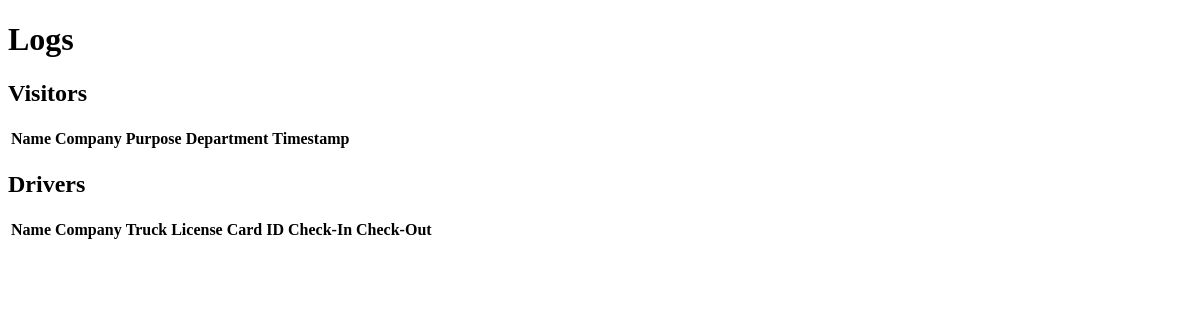
Page /logs on the earlier database version.
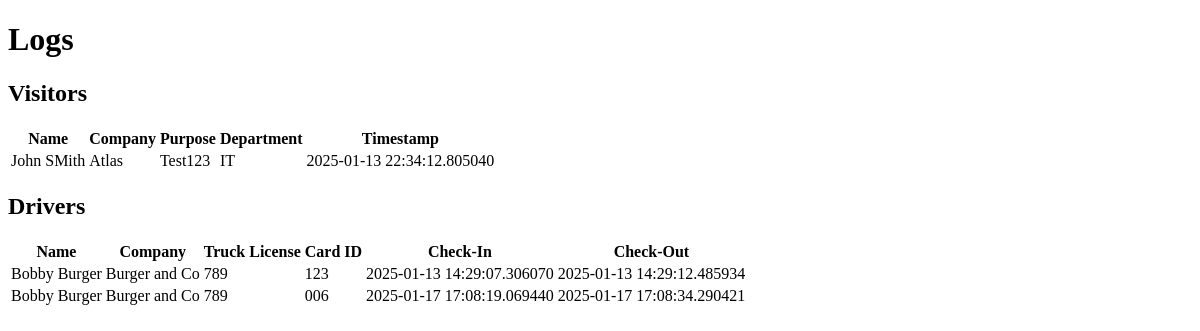
Same page on the later database version.
### app.py (models this page shows)
class Visitor(db.Model):
    id = db.Column(db.Integer, primary_key=True)
    name = db.Column(db.String(100), nullable=False)
    company_name = db.Column(db.String(100), nullable=False)
    purpose = db.Column(db.String(200), nullable=False)
    department = db.Column(db.String(50), nullable=False)
    photo_path = db.Column(db.String(200), nullable=True)
    timestamp = db.Column(db.DateTime, default=datetime.utcnow)

class Driver(db.Model):
    id = db.Column(db.Integer, primary_key=True)
    name = db.Column(db.String(100), nullable=False)
    company_name = db.Column(db.String(100), nullable=False)
    truck_license = db.Column(db.String(50), nullable=False)
    card_id = db.Column(db.String(50), unique=True, nullable=False)
    check_in_time = db.Column(db.DateTime, default=datetime.utcnow)
    check_out_time = db.Column(db.DateTime, nullable=True)

### app.py (the view)
@app.route("/logs")
def logs():
    visitors = Visitor.query.all()
    drivers = Driver.query.all()
    return render_template("logs.html", visitors=visitors, drivers=drivers)

### templates/logs.html (shortened to what this page needs)
<!DOCTYPE html>
<html lang="en">
<head>
</head>
<body>
    <div class="container">
        <h1>Logs</h1>
        <h2>Visitors</h2>
        <table>
            <thead>
                <tr>
                    <th>Name</th>
                    <th>Company</th>
                    <th>Purpose</th>
                    <th>Department</th>
                    <th>Timestamp</th>
                </tr>
            </thead>
            <tbody>
                {% for visitor in visitors %}
                <tr>
                    <td>{{ visitor.name }}</td>
                    <td>{{ visitor.company_name }}</td>
                    <td>{{ visitor.purpose }}</td>
                    <td>{{ visitor.department }}</td>
                    <td>{{ visitor.timestamp }}</td>
                </tr>
                {% endfor %}
            </tbody>
        </table>
        <h2>Drivers</h2>
        <table>
            <thead>
                <tr>
                    <th>Name</th>
                    <th>Company</th>
                    <th>Truck License</th>
                    <th>Card ID</th>
                    <th>Check-In</th>
                    <th>Check-Out</th>
                </tr>
            </thead>
            <tbody>
                {% for driver in drivers %}
                <tr>
                    <td>{{ driver.name }}</td>
                    <td>{{ driver.company_name }}</td>
                    <td>{{ driver.truck_license }}</td>
                    <td>{{ driver.card_id }}</td>
                    <td>{{ driver.check_in_time }}</td>
                    <td>{{ driver.check_out_time }}</td>
                </tr>
                {% endfor %}
            </tbody>
        </table>
    </div>
</body>
</html>

Differences in the rows shown:
added Visitor: name "John SMith", company_name "Atlas", purpose "Test123", department "IT", timestamp "2025-01-13 22:34:12.805040"
added Driver: name "Bobby Burger", company_name "Burger and Co", truck_license "789", card_id "123", check_in_time "2025-01-13 14:29:07.306070", check_out_time "2025-01-13 14:29:12.485934"
added Driver: name "Bobby Burger", company_name "Burger and Co", truck_license "789", card_id "006", check_in_time "2025-01-17 17:08:19.069440", check_out_time "2025-01-17 17:08:34.290421"
